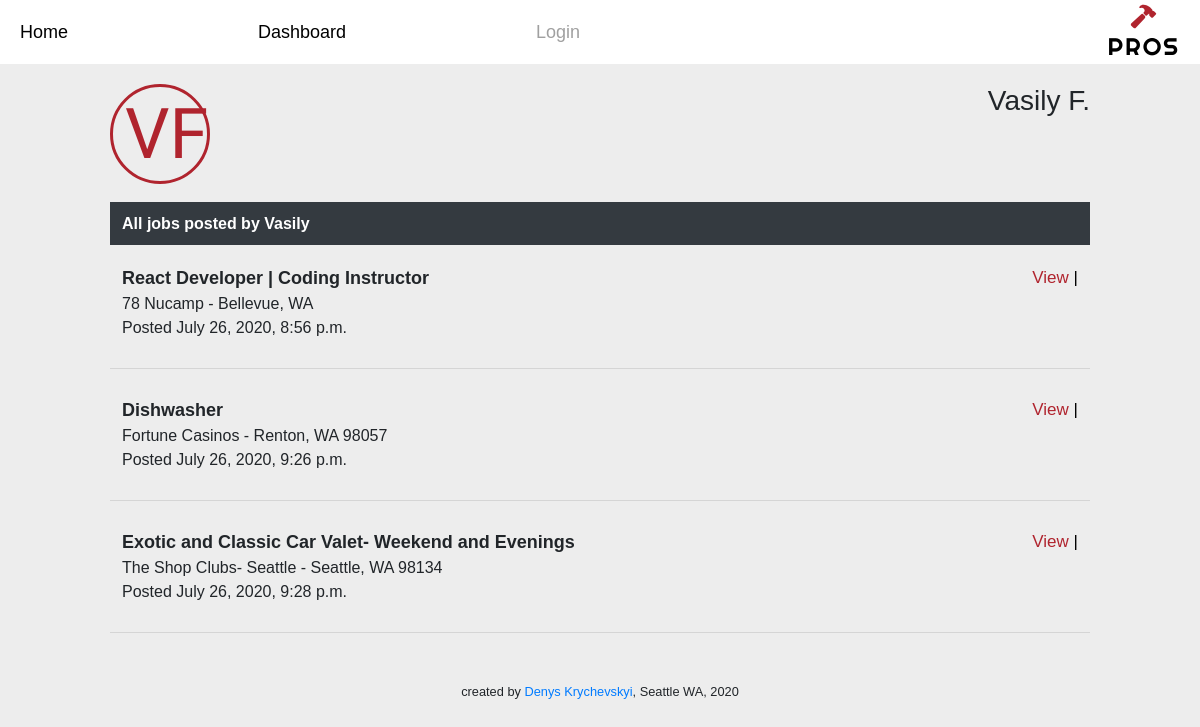
The page /user/3/profile/ on the database its author committed.
### profi_app/models.py (models this page shows, shortened)
class User(models.Model):
    first_name = models.CharField(max_length = 255)
    last_name = models.CharField(max_length = 255)
    birth_date = models.DateTimeField()
    email = models.TextField()
    phone_num = models.IntegerField(blank=True, null = True)
    about = models.TextField(blank=True, null = True)
    password = models.TextField()
    created_at = models.DateTimeField(auto_now_add = True)
    updated_at = models.DateTimeField(auto_now = True)
    objects = UserManager()

class Job(models.Model):
    title = models.CharField(max_length = 255, null = True)
    description = models.TextField()
    location = models.CharField(max_length = 255)
    poster = models.ForeignKey(User, related_name = 'poster', on_delete=models.CASCADE)
    executor = models.ForeignKey(User, related_name = 'executor', on_delete=models.CASCADE, blank = True, null = True)
    created_at = models.DateTimeField(auto_now_add = True)
    updated_at = models.DateTimeField(auto_now = True)
    objects = JobManager()

### profi_app/views.py (the view)
# urls.py: path('user/<int:user_id>/profile/', views.profile),
def profile(request, user_id):
    if request.method == 'GET':
        needed_user = User.objects.get(id = user_id)
        all_posted_jobs = needed_user.poster.all()
        all_active_jobs = needed_user.executor.all()
        first_i = needed_user.first_name[0]
        last_i = needed_user.last_name[0]
        initials = first_i + last_i
        context = {
            'user': needed_user,
            'initials': initials,
            'all_posted_jobs': all_posted_jobs,
            'all_active_jobs': all_active_jobs
        }
        return render(request, 'user_profile.html', context)
    else:
        user_id = request.session['user_id']
        return redirect(f'/user/{user_id}/profile')

### profi_app/templates/user_profile.html (shortened to what this page needs)
<!DOCTYPE html>
<html lang="en">
<head>
    {% include 'head.html' %}
</head>
<body>
    {% include 'navbar.html' %}
    <div class="dashboard_page_container">
        <div id="profile_header">
            <h1 id="profile_initial">{{ initials }}</h1>
            <div class="personal_info">
                {% if request.session.user_id != null %}
                    <h3>{{ user.first_name }} {{ user.last_name }}</h3>
                    <p>{{ user.email }}</p>
                    <p id="dob"> DOB: {{ user.birth_date|date:'Y/m/d' }}</p>
                {% else %}
                    <h3>{{ user.first_name }} {{ user.last_name.0 }}.</h3>
                {% endif %}
            </div>
        </div>
        {% if user.id == request.session.user_id %}
            {% if all_active_jobs|length > 0 %}
                <h3 class="active">Active jobs:</h3>
                <table class="table table-bordered mt-1">
                    <thead class="thead-dark">
                        <tr>
                            <th>Job</th>
                            <th>Action</th>
                        </tr>
                    </thead>
                    <tbody>
                        {% for job in all_active_jobs %}
                            {% if job.executor != null and job.executor.id == request.session.user_id %}
                            <tr>
                                <td class="td_job">
                                    <p>{{ job.title }}</p>
                                    <small>{{ job.description|slice:":290" }}</small>
                                    <a href="/view/{{job.id}}">...View</a>
                                    {% if job.comments.count > 0 %}
                                    <div class="comments_count_container">
                                        <small class="comments_count"><a href="/view/{{job.id}}"><span>Comments:</span> {{job.comments.count}}</a></small>
                                    </div>
                                    {% endif %}
                                </td>
                                <td class="td_action">
                                    <a href="/done_job/{{job.id}}">Done <span class='vertical'>|</span></a>
                                    <a href="/giveup_job/{{job.id}}">GiveUp</a>
                                </td>
                            </tr>
                            {% endif%}
                        {% endfor %}
                    </tbody>
                </table>
            {% else %}
            <h3 class="no_work_mess">No active jobs</h3>
            {% endif %}
            {% if all_posted_jobs|length > 0 %}
                <h3 class="work_mess">All jobs posted by {{ user.first_name }}:</h3>
                {% for posted_job in all_posted_jobs %}
                <div class="posted_job_container">
                    <div class="posted_job_title">
                        <p>{{ posted_job.title }}</p>
                        <small>{{ posted_job.location }}</small> <br>
                        <small class='darkgrey'>Posted {{ posted_job.created_at|date:'Y/m/d'}}</small>
                        {% if posted_job.comments.count > 0 %}
                        <div class="comments_count_container">
                            <small class="comments_count"><a href="/view/{{posted_job.id}}">Comments: {{posted_job.comments.count}}</a></small>
                        </div>
                        {% endif %}
                    </div>
                    <div class="action">
                        <a href="/view/{{posted_job.id}}">View <span class='vertical'>|</span></a>
                        {%if posted_job.executor.id == null and request.session.user_id != null %}
                        <a href="/add_job/{{posted_job.id}}">Add <span class='vertical'>|</span></a>
                        {% endif %}
                        {% if posted_job.poster.id == request.session.user_id %}
                            <a href="/edit_job/{{posted_job.id}}">Edit <span class='vertical'>|</span></a>
                            <a href="/remove_job/{{posted_job.id}}">Remove</a>
                        {% endif %}
                    </div>
                </div>
                <hr>
                {% endfor %}
            {% else %}
                <h3 class="no_work_mess">No posted jobs</h3>
            {% endif %}
        {% else %}
            <h3 class="work_mess">All jobs posted by {{ user.first_name }}</h3>
            {% for posted_job in all_posted_jobs %}
            <div class="posted_job_container">
                <div class="posted_job_title">
                    <p>{{ posted_job.title }}</p>
                    <small>{{ posted_job.location }}</small> <br>
                    <small>Posted {{ posted_job.created_at }}</small>
                </div>
                <div class="action">
                    <a href="/view/{{posted_job.id}}">View <span class='vertical'>|</span></a>
                </div>
            </div>
            <hr>
            {% endfor %}
        {% endif %}
    </div>
    {% include 'footer.html' %}
</body>
</html>

### profi_app/static/css/style.css (style rules this page uses)
* { margin: 0px; padding: 0px; -webkit-box-sizing: border-box; box-sizing: border-box; text-decoration: none; list-style: none; font-family: Arial, Helvetica, sans-serif; }
body { background-color: #ededed; }
.vertical { color: black; }
body { overflow-x: hidden; }
.dashboard_page_container { max-width: 1000px; margin: 0 auto; padding: 10px; }
.dashboard_page_container a { text-decoration: none; }
#profile_header { padding: 10px 0; display: -webkit-box; display: -ms-flexbox; display: flex; -webkit-box-align: start; -ms-flex-align: start; align-items: flex-start; -webkit-box-pack: justify; -ms-flex-pack: justify; justify-content: space-between; }
#profile_header #profile_initial { display: inline-block; margin: 0; padding: 5px 12px; min-width: 100px; min-height: 100px; max-height: 100px; max-width: 100px; font-family: 'Anonymous Pro', monospace; font-size: 70px; border: 3px solid #b0242e; border-radius: 50%; color: #b0242e; margin-bottom: 8px; }
#profile_header .personal_info { text-align: right; display: inline-block; }
.work_mess { background-color: #343a40; color: #fff; padding: .75rem; font-family: Arial, Helvetica, sans-serif; font-weight: bold; font-size: 16px; }
.posted_job_container { border: 2px solid #ededed; padding: 10px; display: -webkit-box; display: -ms-flexbox; display: flex; -webkit-box-pack: justify; -ms-flex-pack: justify; justify-content: space-between; -webkit-box-align: start; -ms-flex-align: start; align-items: flex-start; }
.posted_job_container .posted_job_title p { margin: 0; font-size: 18px; font-weight: bold; }
.posted_job_container .posted_job_title small { font-size: 16px; }
.posted_job_container .action a { color: #b0242e; font-size: 17px; }
a { text-decoration: none; }

### rows shown on the page
User: first_name "Vasily", last_name.0 "F"
Job: title "React Developer | Coding Instructor", location "78 Nucamp - Bellevue, WA", created_at "July 26, 2020, 8:56 p.m."
Job: title "Dishwasher", location "Fortune Casinos - Renton, WA 98057", created_at "July 26, 2020, 9:26 p.m."
Job: title "Exotic and Classic Car Valet- Weekend and Evenings", location "The Shop Clubs- Seattle - Seattle, WA 98134", created_at "July 26, 2020, 9:28 p.m."

### other values the page prints
{{ initials }} "VF"
